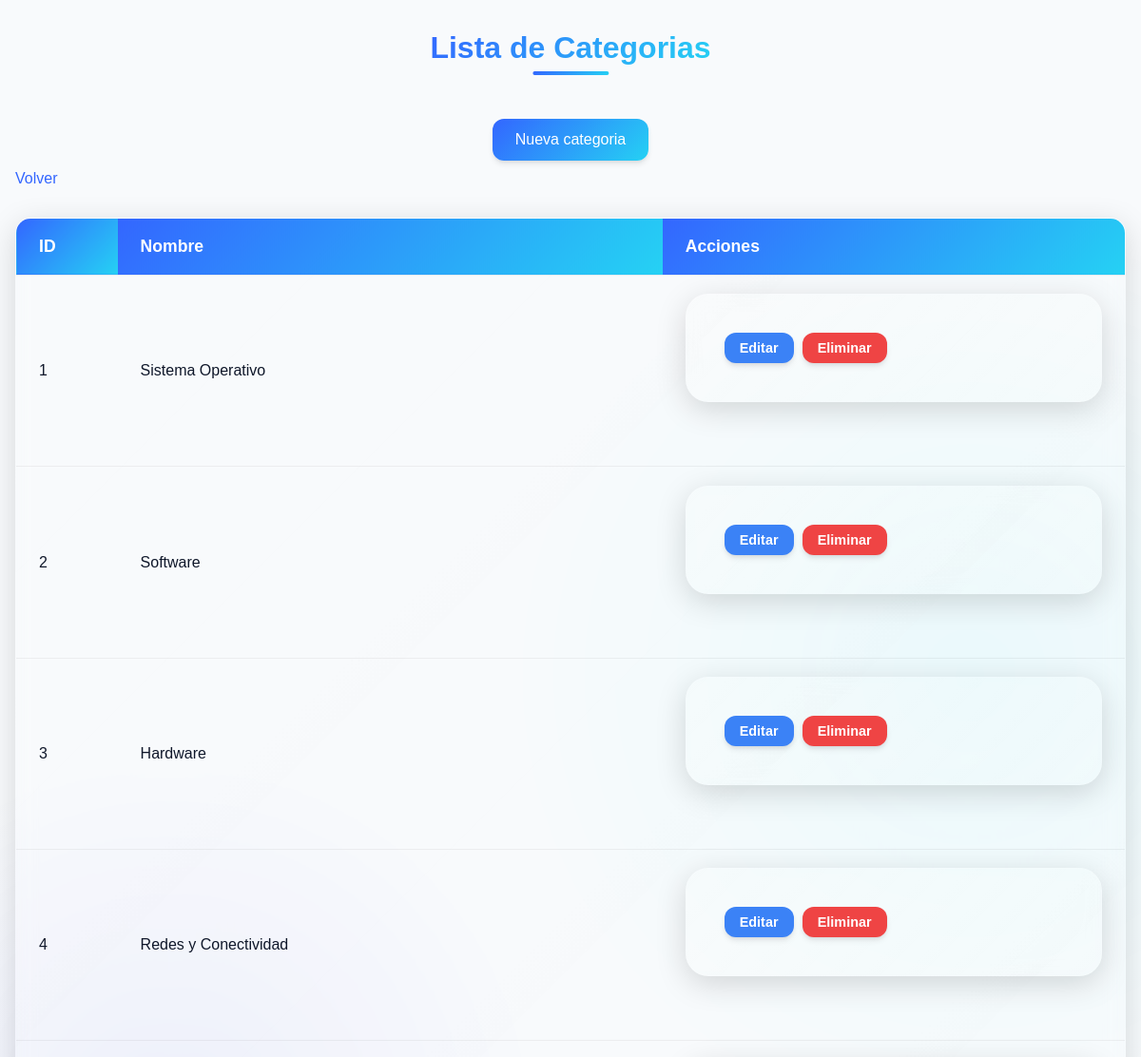
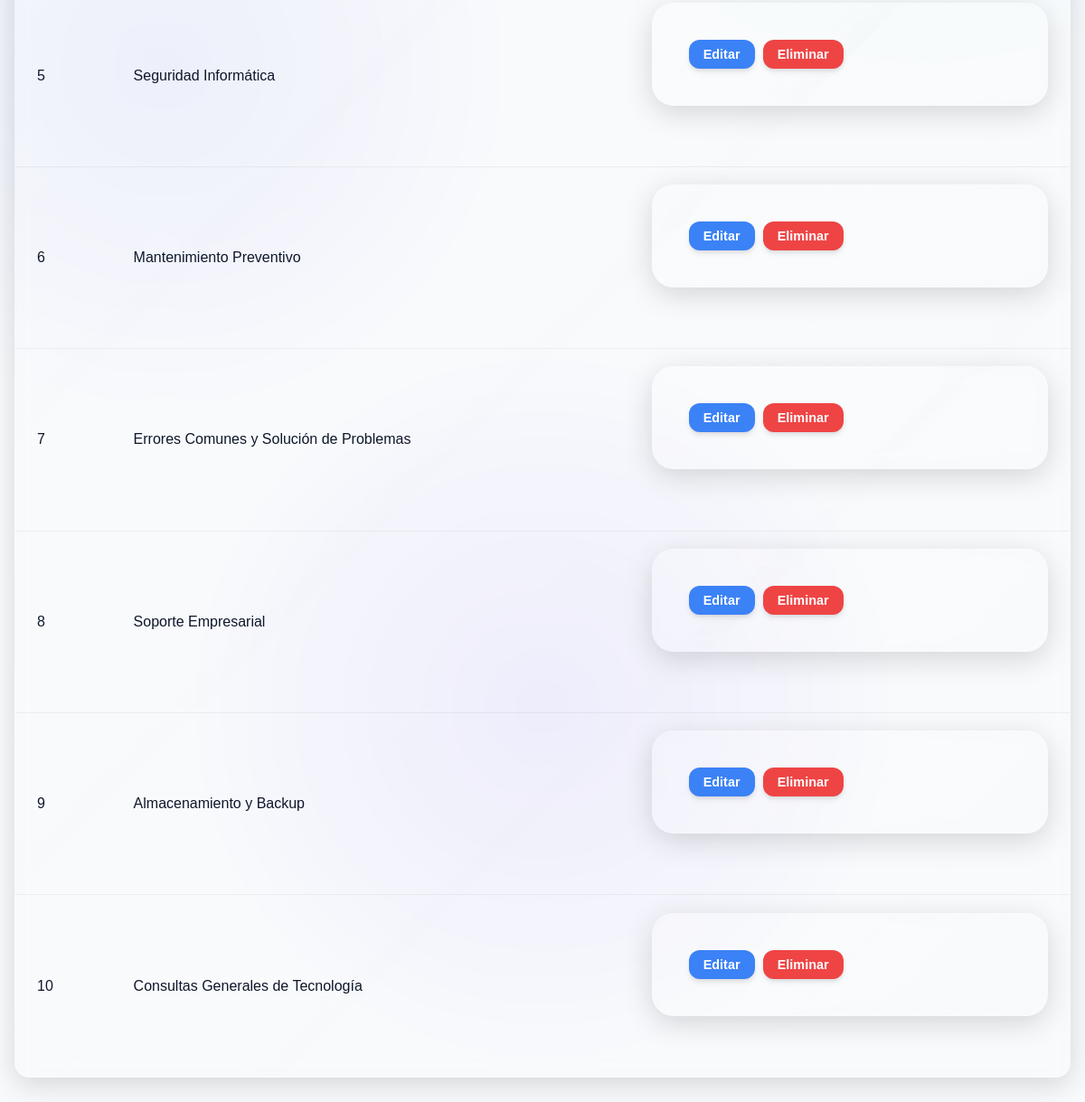
/src/php/listarCategoria.php (signed in), run on the app's committed database (2 pictures, top to bottom).
### tables this page shows
CREATE TABLE `categorias` (
  `id` int(11) NOT NULL,
  `nombre` varchar(200) NOT NULL
);

### src/php/clases/categoria.class.php (called while the page is built, shortened)
<?php
$categorias = Categoria::obtenerTodas();
class Categoria{
     public static function obtenerTodas(){
        $conexion = database::getInstance()->getConnection();
        $sql = "SELECT * FROM categorias";
        $stmt = $conexion->query($sql);
        return $stmt->fetchAll(PDO::FETCH_ASSOC);
     }
}
?>

### src/php/listarCategoria.php (the view, shortened to what this page needs)
<?php
require_once("clases/categoria.class.php");
$categorias = Categoria::obtenerTodas();
?>
<html>
<head>
    <link rel="stylesheet" type="text/css" href="../css/generico.css">
</head>
</html>
<h2 style="text-align: center;">Lista de Categorias</h2>
<div style="text-align: center; margin-bottom: 10px;">
    <a href="formAltaCategoria.php">Nueva categoria</a>
</div>
<a href="../../entrada.php">Volver</a>
<table>
    <tr>
        <th>ID</th>
        <th>Nombre</th>
        <th>Acciones</th>
    </tr>
    <?php foreach ($categorias as $categoria){ ?>
        <tr>
            <td><?= $categoria['id'] ?></td>
            <td><?= $categoria['nombre'] ?></td>
            <td>
                <form action="controller/categoria.controller.php" method="post">
                    <a href="formEditarCategoria.php?id=<?= $categoria['id'] ?>">Editar</a>
                    <input type="submit" onclick="return confirm('¿Está seguro de eliminar esta categoria')" value="Eliminar">
                </form>
            </td>
        </tr>
    <?php } ?>
</table>

### data on the page
categorias: id "1", nombre "Sistema Operativo"
categorias: id "2", nombre "Software"
categorias: id "3", nombre "Hardware"
categorias: id "4", nombre "Redes y Conectividad"
categorias: id "5", nombre "Seguridad Informática"
categorias: id "6", nombre "Mantenimiento Preventivo"
categorias: id "7", nombre "Errores Comunes y Solución de Problemas"
categorias: id "8", nombre "Soporte Empresarial"
categorias: id "9", nombre "Almacenamiento y Backup"
categorias: id "10", nombre "Consultas Generales de Tecnología"
